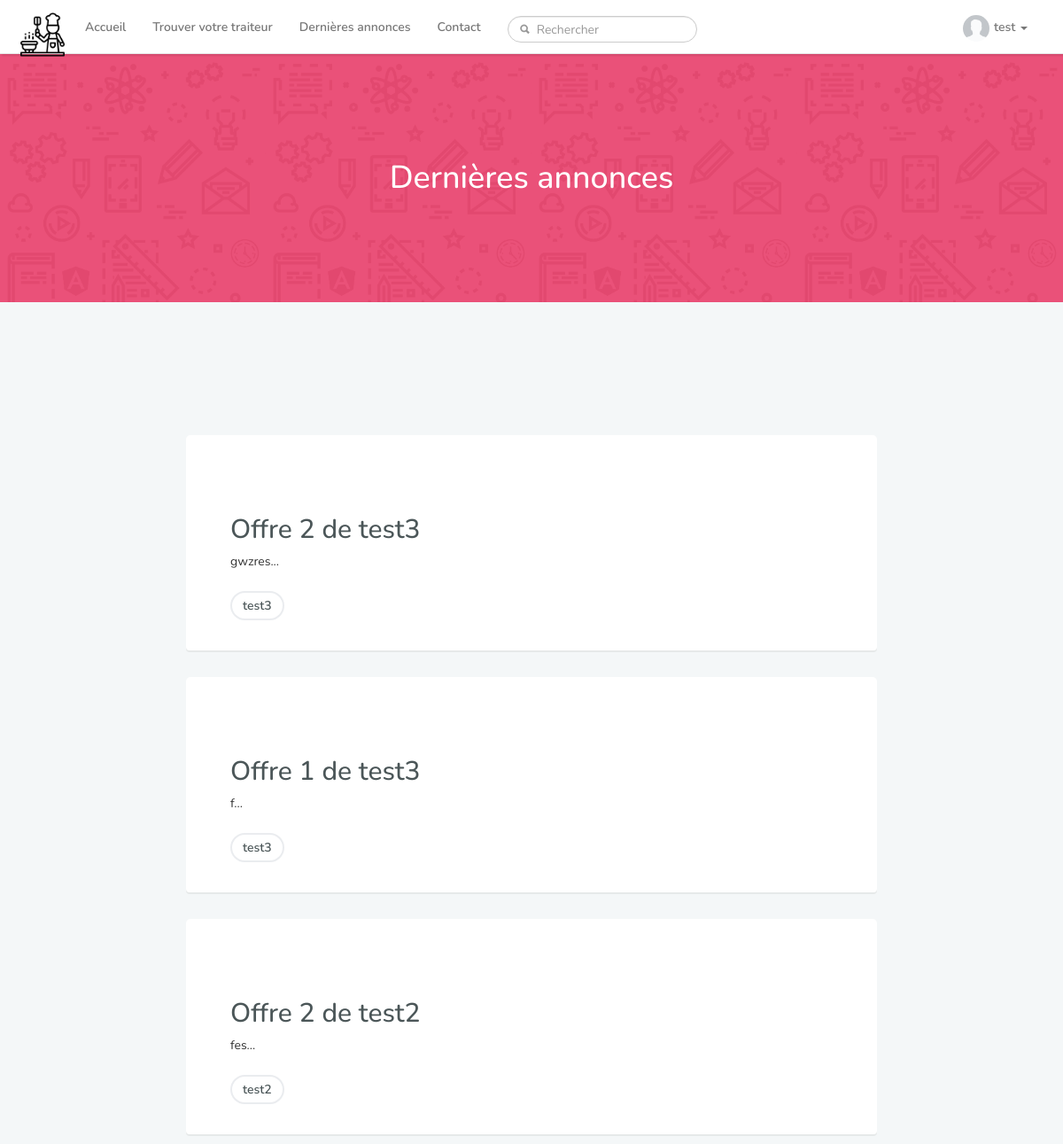
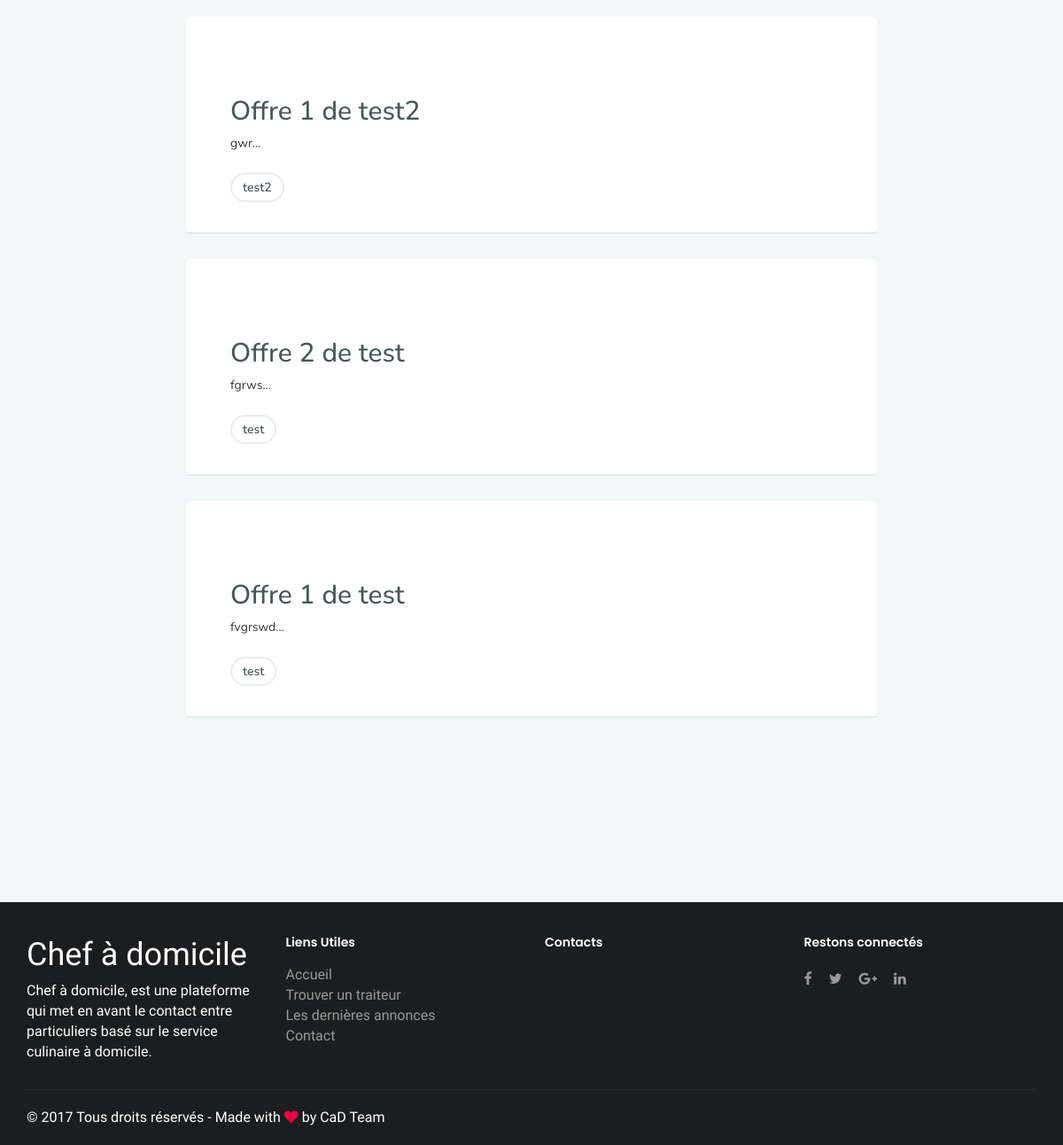
/latest_posts.php (signed in), run on the app's committed database (2 pictures, top to bottom).
### tables this page shows
CREATE TABLE IF NOT EXISTS `users` (
  `id` int(11) NOT NULL AUTO_INCREMENT,
  `firstname` varchar(255) NOT NULL,
  `lastname` varchar(255) NOT NULL,
  `username` varchar(255) NOT NULL,
  `bio` varchar(255) DEFAULT NULL,
  `birthday` date DEFAULT NULL,
  `email` varchar(255) NOT NULL,
  `password` varchar(255) NOT NULL,
  `profile_picture` text NOT NULL,
  `level` int(1) DEFAULT NULL,
  `creation_date` datetime NOT NULL,
  `last_connection` datetime DEFAULT NULL,
  PRIMARY KEY (`id`)
);

CREATE TABLE IF NOT EXISTS `memo` (
  `id` int(11) NOT NULL AUTO_INCREMENT,
  `content` longtext NOT NULL,
  `pays` varchar(255) NOT NULL,
  `creation_date` datetime NOT NULL,
  `modification_date` datetime DEFAULT NULL,
  `id_user` int(11) NOT NULL,
  `title` varchar(255) NOT NULL,
  PRIMARY KEY (`id`)
);

### latest_posts.php (the view, shortened to what this page needs)
<?php
require_once("includes/init.php");
$ref = $dbh->prepare('SELECT * FROM memo, users WHERE memo.id_user=users.id ORDER BY memo.creation_date DESC');
$ref->execute([':is_validate' => 1]);
$res = $ref->fetchAll();
function limit_words($string, $word_limit)
{
	$words = explode(" ",$string);
	return implode(" ",array_splice($words,0,$word_limit))."...";
}
include_once("includes/header.php");
?>
    <div class="hr-title">
        <h1 class="page-title">Dernières annonces</h1>
    </div>
    <div class="container standard">
        <div class="row posts">
            <?php
            foreach ($res as $post) : ?>
                <div class="col-md-8 col-md-offset-2 post">
                    <div>
                        <h2 class="title"><a href="offre.php?id=<?=$post[0];?>"><?php echo $post['title'];?></a></h2>
                        <p class="content"><?= limit_words(strip_tags(htmlspecialchars_decode( $post['content'])),40);?></p>
                        <span class="author"><a href="profile.php?id=<?=$post['id'];?>"><?= $post['username'];?></a></span>
                    </div>
                </div>
            <?php endforeach ;?>
        </div>
    </div>
<?php include_once("includes/footer.php");?>

### includes/header.php (shortened to what this page needs)
<!DOCTYPE html>
<html lang="en">
<head>
    <link rel="stylesheet" href="https://maxcdn.bootstrapcdn.com/font-awesome/4.7.0/css/font-awesome.min.css">
    <link rel="stylesheet" href="https://maxcdn.bootstrapcdn.com/bootstrap/3.3.7/css/bootstrap.min.css">
    <link rel="stylesheet" href="assets/css/main.css">
    <link rel="stylesheet" href="assets/font_icons/icon_sets.css">
    <link rel="stylesheet" href="jVectorMap/jquery-jvectormap-2.0.3.css" type="text/css" media="screen"/>
</head>
<body class="colored">
<main class="main">
    <nav class="navbar navbar-default navbar-custom navbar-static-top">
        <div class="container">
            <a class="navbar-brand" href="index.php"><img src="assets/icons/people.png" style="width: 50px;"></a>
            <div id="navbar" class="navbar-collapse collapse">
                <ul class="nav navbar-nav">
                    <li><a href="index.php">Accueil</a></li>
                    <li><a href="carte.php">Trouver votre traiteur</a></li>
                    <li><a href="latest_posts.php">Dernières annonces</a></li>
                    <li><a href="contact.php">Contact</a></li>
                    <li class="search-nav">
                        <div class="navbar-form navbar-left" role="search">
                            <div class="input-group">
                                <input id="search-input" type="text" class="form-control search-form" name="search-input" placeholder="Rechercher">
                            </div>
                        </div>
                    </li>
                </ul>
                <?php
                if (isset($_SESSION) && isset($_SESSION['connected'])) :
                    $req = $dbh->query("select * FROM users WHERE id = '".$_SESSION["id"]."'");
                    $data = $req->fetch();
                    $user_image = $data['profile_picture'];
                    ?>
                    <ul class="nav navbar-nav navbar-right">
                        <li class="dropdown">
                            <a href="#" class="dropdown-toggle" data-toggle="dropdown" role="button" aria-haspopup="true" aria-expanded="false"><img src="<?= $user_image;?>" class="avatar-icon img-circle"><?=$data['username'];?>
                                <span class="caret"></span></a>
                        </li>
                    </ul>
                <?php endif;?>
            </div>
        </div>
    </nav>

### includes/footer.php (shortened to what this page needs)
</main>
<footer class="footer">
	<div class="container">
		<div class="row">
			<div class="widget col-md-6 col-lg-3">
				<h1>Chef à domicile</h1>
				<p>Chef à domicile, est une plateforme qui met en avant le contact entre particuliers basé sur le service culinaire à domicile.</p>
			</div>
			<div class="widget col-md-6 col-lg-3">
				<h2>Liens Utiles</h2>
				<ul>
					<li><a href="index.php">Accueil</a></li>
					<li><a href="carte.php">Trouver un traiteur</a></li>
					<li><a href="latest_posts.php">Les dernières annonces</a></li>
					<li><a href="contact.php">Contact</a></li>
				</ul>
			</div>
			<div class="widget col-md-6 col-lg-3">
				<h2>Contacts</h2>
			</div>
			<div class="widget col-md-6 col-lg-3">
				<h2>Restons connectés</h2>
				<ul class="social-icons">
					<li class="border-none"><a href="https://www.facebook.com/"><i class="fa fa-facebook"></i></a></li>
					<li class="border-none"><a href="https://twitter.com/"><i class="fa fa-twitter"></i></a></li>
					<li class="border-none"><a href="https://plus.google.com/"><i class="fa fa-google-plus"></i></a></li>
					<li class="border-none"><a href="https://fr.linkedin.com/"><i class="fa fa-linkedin"></i></a></li>
				</ul>
			</div>
		</div>
		<div class="footer-copyright">
			<div class="container">
				<div class="row">
					<div><span class="copyright">© 2017 Tous droits réservés - Made with <i class="fa fa-heart" style="color:#e70841;" aria-hidden="true"></i> by CaD Team</span></div>
				</div>
			</div>
		</div>
	</div>
</footer>
</body
</html>

### assets/css/main.css (style rules this page uses)
body { font-family: 'Nunito', sans-serif; }
body.colored { background: #f4f7f8; }
main.main { font-size: 14px; }
.navbar-custom { background: #fff; box-shadow: 2px 2px 2px rgba(0,0,0,0.1); }
.navbar-brand { padding: 8px; }
.nav.navbar-nav.navbar-right li { padding-right: 10px; }
.avatar-icon { height: 30px; width: 30px; margin-bottom: -10px; margin-top: -10px; margin-right: 5px; }
.navbar { margin-bottom: 0px; padding-top: 6px; }
.footer { background: #1b1d1f; color: #fff !important; font-family: Hind; }
.footer h2 { font-family: 'Poppins', sans-serif; font-size: 14px; font-weight: 600; margin: 18px 0; }
.footer .widget { margin: 20px 0; }
.footer ul,.footer .social-icons { list-style: none; padding: 0; margin: 0; }
.footer .social-icons li { display: inline-block; margin: 5px 15px 5px 0; }
.footer { font-size: 16px }
.footer-copyright { border-top: 1px solid rgba(255,255,255,0.05); padding: 20px 0; }
.footer a , .footer .social-icons>li>a { color: #999; }
.form-control.search-form { height: 30px !important; padding: 6px 12px; border-radius: 4px !important; font-size: 14px !important; }
.form-control { height: 40px !important; padding: 6px 12px; border-radius: 4px !important; font-size: 14px !important; }
nav a { font-weight: 600; }
.navbar-form .form-group, .navbar-form .input-group { padding: 4px 0; }
.navbar-collapse { overflow: hidden; }
.container.standard { margin-top: 150px; margin-bottom: 150px; }
.post { background: #fff; padding:40px 50px; box-shadow: 0 2px 0 rgba(0,0,0,0.06); border-radius: 5px 5px 4px 4px; margin-bottom: 30px !important; }
.post h2 { margin-top: 50px; }
.post .content { margin-bottom: 30px; }
h2.title a { color: #4b5658; }
span.author { margin-top: 20px; background: transparent; color: #7b8b8e; font-weight: 600; border-radius: 50px; border: 2px solid rgba(48,73,97,0.1); padding: 5px 12px; }
.row.posts { margin-bottom: 30px !important; }
span.author a { color:#4b5658; }
input.form-control.search-form { border-radius: 50px !important; }
.form-group, .input-group { margin-bottom: 15px; width: 100%; }
.search-nav .navbar-form.navbar-left .input-group { margin-bottom: 0; width: 100%; }
.search-nav .navbar-form.navbar-left input.form-control { padding: 0 10px 0 32px; }
.hr-title { background-image: url(../images/test.png); text-align: center; margin: 0 auto; width: 100%; background-repeat: repeat; position: relative; background-size: 300px; z-index: 2; }
.hr-title h1.page-title { color: #fff; z-index: 10; margin: 0 auto; padding: 0 15px; position: relative; z-index: 10; }
.hr-title:before { content: " "; position: absolute; top: 0; right: 0; bottom: 0; left: 0; background: rgba(231, 8, 65, 0.69); }
@media (min-width: 769px) { div.hr-title { padding: 120px 0 !important; } }
@media (min-width: 769px) { .hr-title h1.page-title { width: 65%; } }

### data on the page
users: profile_picture (placeholder picture), username "test"
memo: title "Offre 2 de test3", content "gwzres...", id_user.username "test3"
memo: title "Offre 1 de test3", content "f...", id_user.username "test3"
memo: title "Offre 2 de test2", content "fes...", id_user.username "test2"
memo: title "Offre 1 de test2", content "gwr...", id_user.username "test2"
memo: title "Offre 2 de test", content "fgrws...", id_user.username "test"
memo: title "Offre 1 de test", content "fvgrswd...", id_user.username "test"
